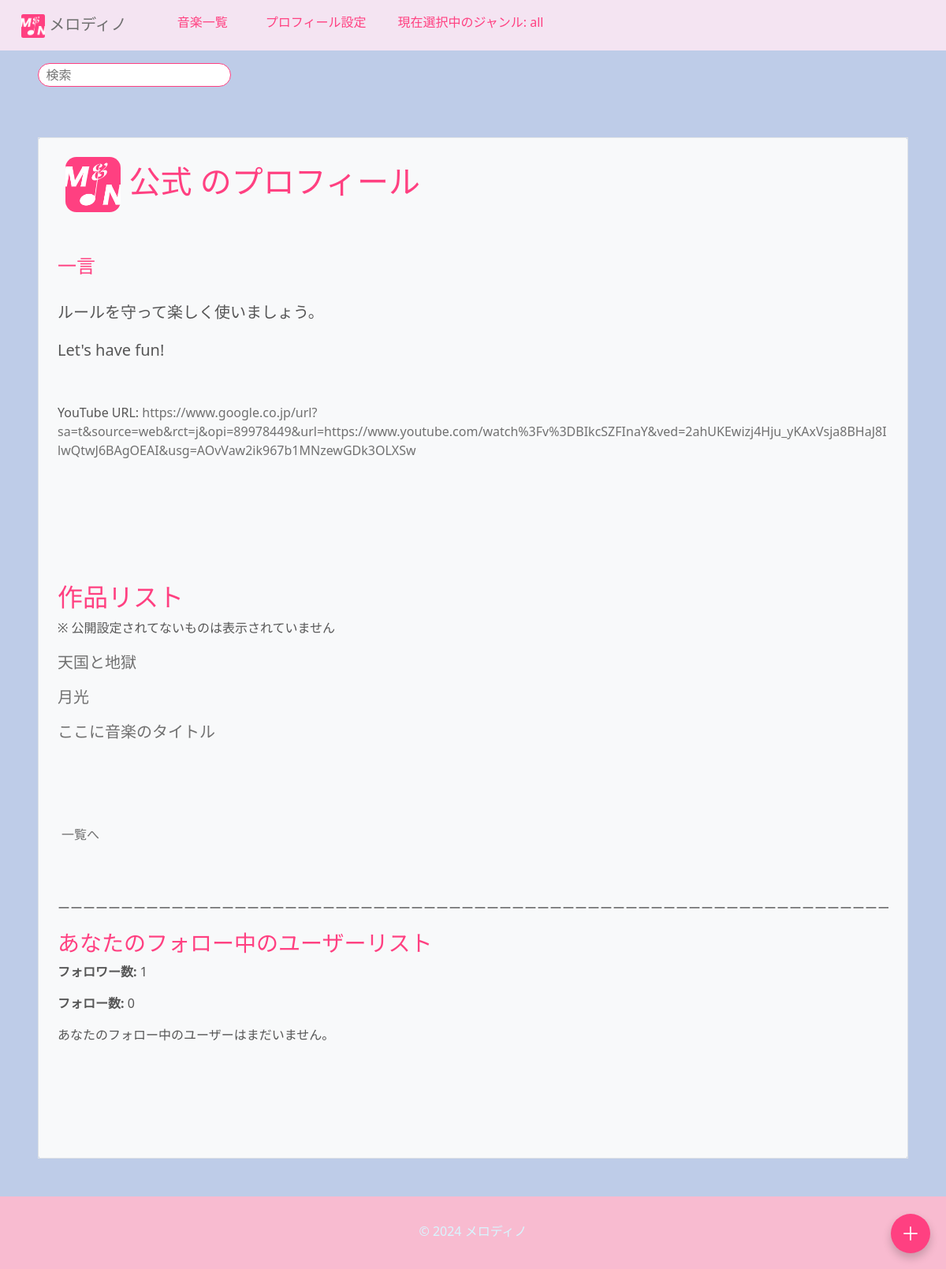
Before: /profile/2/ (signed in) with the older database file.
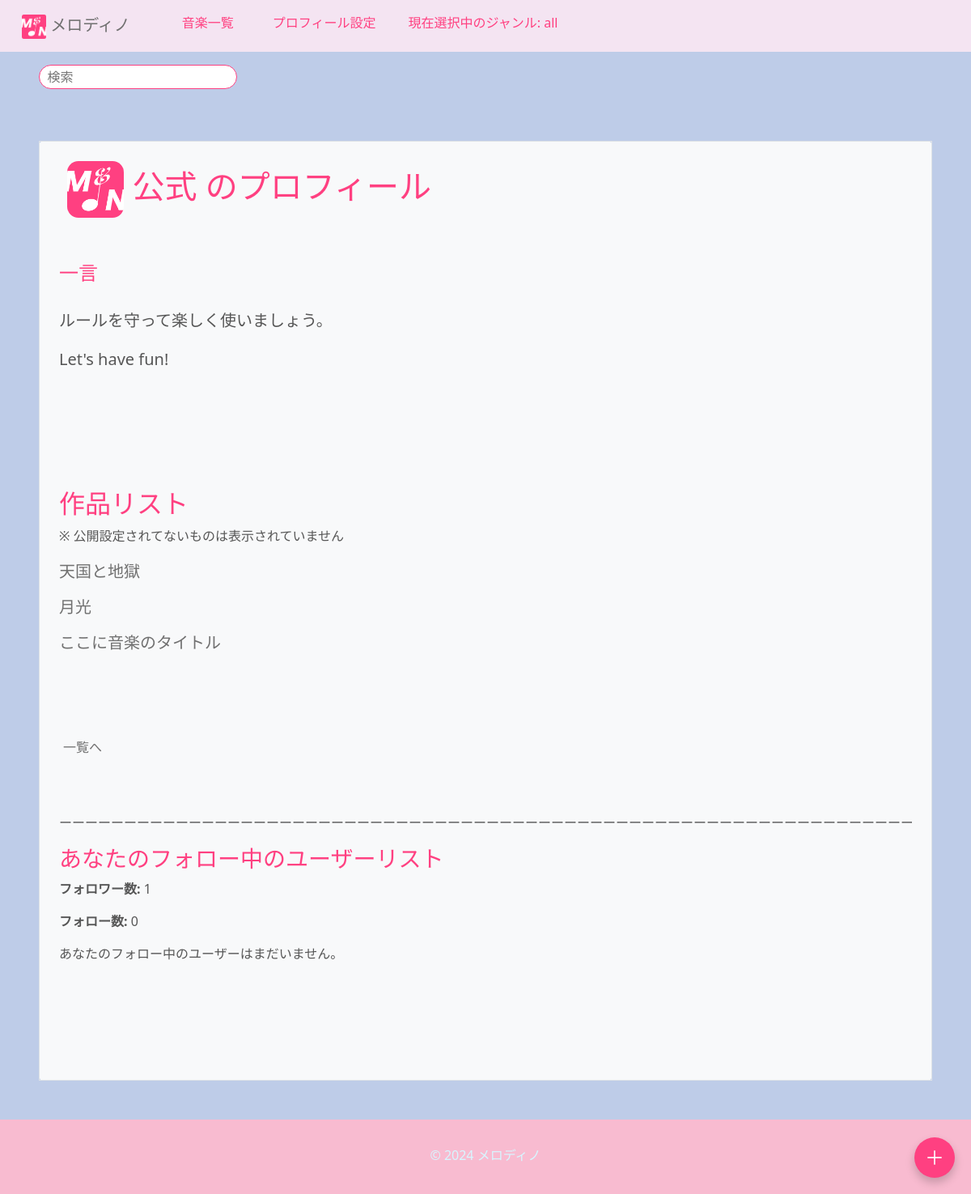
After: the same page with the newer database file.
### ongaku/models.py (models this page shows, shortened)
class UserProfile(models.Model):
    user = models.OneToOneField(User, on_delete=models.CASCADE)
    songs = models.ManyToManyField(Ongaku)  # ユーザーが作成した曲の関連
    display_name = models.CharField(max_length=100, unique=True, blank=True, null=True)
    bio = models.TextField(blank=True, null=True)  # 自己紹介
    profile_picture = models.ImageField(upload_to='profile_pictures/', blank=True, null=True)
    youtube_url = models.URLField(blank=True, null=True)  # YouTube URL
    twitter_url = models.URLField(blank=True, null=True)  # Twitter URL

### ongaku/views.py (the view)
# urls.py: path('profile/<int:user_id>/', views.user_profile, name='profile'),
def user_profile(request, user_id):
    user = get_object_or_404(User, pk=user_id)  # ユーザーを取得
    profile = user.userprofile  # ユーザーのプロフィール情報を取得
    is_following = Follow.objects.filter(follower=request.user, followed=profile.user).exists() if request.user.is_authenticated else False
    songs = user.songs.all()
    has_audio_file = any(song.audio_file for song in songs)  # もし音楽ファイルがある曲があればTrue
    followed_users = User.objects.filter(
        id__in=Follow.objects.filter(follower=request.user).values('followed')
    )  # フォロー中のユーザーを取得
    is_own_profile = request.user == user  # 自分のプロフィールページの場合 True
    follower_count = Follow.objects.filter(followed=user).count()  # フォロワー数を取得
    following_count = Follow.objects.filter(follower=user).count()  # フォローしているユーザー数を取得
    return render(request, 'ongaku/profile.html', {
        'profile': profile,
        'user': user,
        'is_following': is_following,
        'songs': songs,
        'followed_users': followed_users,  # フォロー中のユーザーを渡す
        'is_own_profile': is_own_profile,  # 自分のプロフィールかどうかを渡す
        'follower_count': follower_count,
        'following_count': following_count,
        'has_audio_file': has_audio_file,  # 音楽ファイルがあるかどうかのフラグを渡す
    })

### ongaku/templates/ongaku/profile.html (shortened to what this page needs)
{% extends 'base.html' %}
{% block content %}
<div class="c-3 m-4 bg-light rounded" type="kasane">
    <div class="border border_color p-4 mb-4">
        <div class="profile-container">
            <h1>
                {% if user.userprofile.profile_picture %}
                    <img src="{{ user.userprofile.profile_picture.url }}" alt="プロフィール画像" class="profile-picture">
                {% endif %}
                <span class="display-name">
                    {% if user.userprofile.display_name == None %}
                        {{ user.userprofile.display_name|default:"匿名" }}{{ user.id }}
                    {% else %}
                        {{ user.userprofile.display_name|default:"匿名" }}
                    {% endif %}のプロフィール
                </span>
            </h1>
        </div>
        <h6><br><br></h6>
        <h4>一言</h4><h5 style="white-space: pre-line;"><br>{{ profile.bio|default:"なし" }}</h5>
        <h6><br><br></h6>
        {% if profile.youtube_url %}
            <p>YouTube URL: <a href="{{ profile.youtube_url }}" target="_blank">{{ profile.youtube_url }}</a></p>
            <h6><br><br></h6>
        {% endif %}
        <h6><br><br></h6>
        <h6><br><br></h6>
        <h2>作品リスト</h2>
        <span>※ 公開設定されてないものは表示されていません</span>
            {% for song in songs %}
                {% if song.is_public %}
                    <ul style="margin-left: 5px;">
                        <h4 style="margin-left: -45px; margin-top: 20px;"><li><h5><a href="{% url 'detail-ongaku' song.pk %}">{{ song.title }}</a></h5></li></h4>
                    </ul>
                {% endif %}
            {% empty %}
                <h5>まだ曲を作成していません。</h5>
            {% endfor %}
        <h6><br><br><br><br></h6>
        <a href="{% url 'list-ongaku' %}" class="btn p-1">一覧へ</a>
        <p><br><br></p>
        <div>
            <p class="responsive-line">ーーーーーーーーーーーーーーーーーーーーーーーーーーーーーーーーーーーーーーーーーーーーーーーーーーーーーーーーーーーーーーーーーーーーーーーーーーーーーーーーーーーーーーーーーーーーーーーーーーーーーーーーーーーーーーーーーーーーーーーーーーーーーーーーーーーーーーーーーーーーーーーーーーーーーーーー</p>
        </div>
        <h3>あなたのフォロー中のユーザーリスト</h3>
        {% if user == request.user %}
            <p><strong>フォロワー数:</strong> {% if follower_count %}{{ follower_count }}{% else %}0{% endif %}</p>
            <p><strong>フォロー数:</strong> {% if following_count %}{{ following_count }}{% else %}0{% endif %}</p>
        {% endif %}
        {% if followed_users %}
            {% for user in followed_users %}
                <ul style="margin-left: -40px;">
                    <h5>
                        <li>
                            <a href="{% url 'profile' user.pk %}">
                                {% if user.userprofile.display_name == None %}
                                    {{ user.userprofile.display_name|default:"匿名" }}{{ user.id }}
                                {% else %}
                                    {{ user.userprofile.display_name|default:"匿名" }}
                                {% endif %}
                            </a>
                        </li>
                    </h5>
                </ul>
            {% endfor %}
        {% else %}
            <p>あなたのフォロー中のユーザーはまだいません。</p>
        {% endif %}
        <h1><br><br></h1>
    </div>
</div>
{% endblock %}

Changed rows visible on the page:
changed UserProfile "ルールを守って楽しく使いましょう。 Let's have fun!": youtube_url "https://www.google.co.jp/url?sa=t&source=web&rct=j&opi=89978449&url=https://www.youtube.com/watch%3Fv%3DBIkcSZFInaY&ved=2ahUKEwizj4Hju_yKAxVsja8BHaJ8IlwQtwJ6BAgOEAI&usg=AOvVaw2ik967b1MNzewGDk3OLXSw" → (not shown)
Other visible differences:
text no longer shown: "YouTube URL:"
